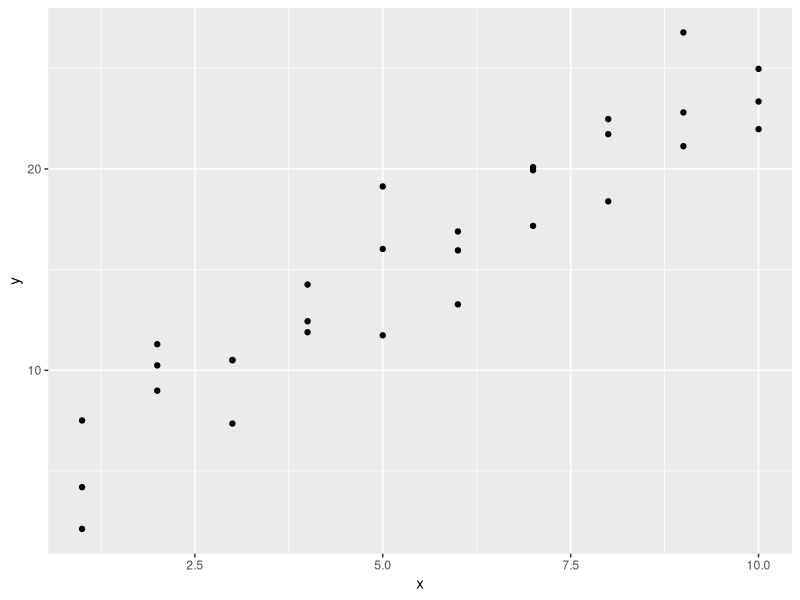
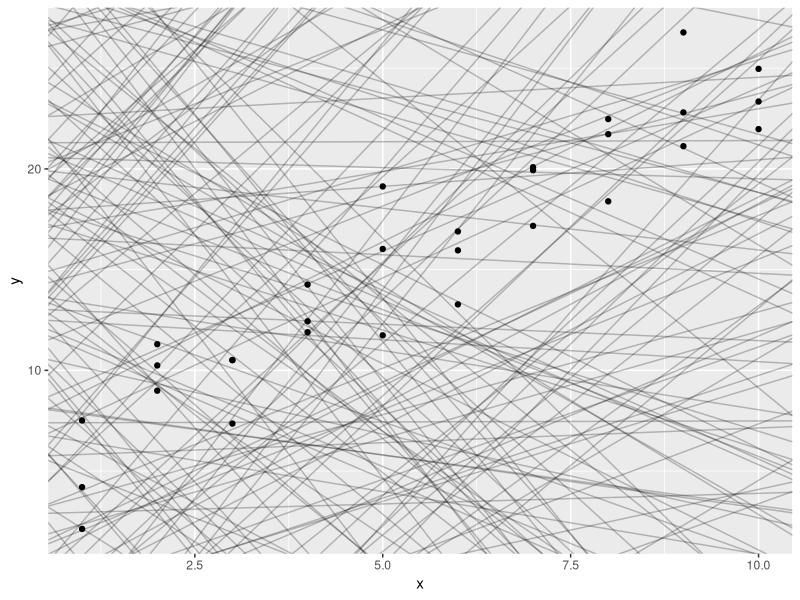
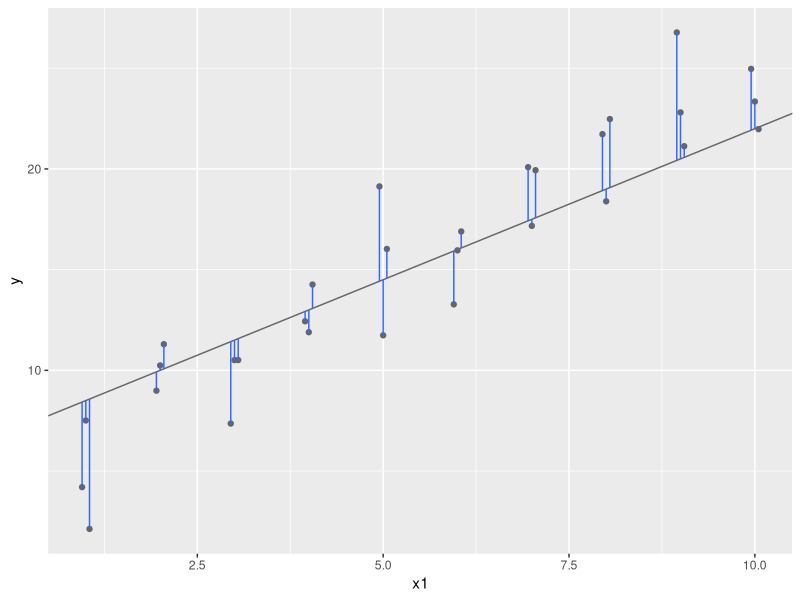
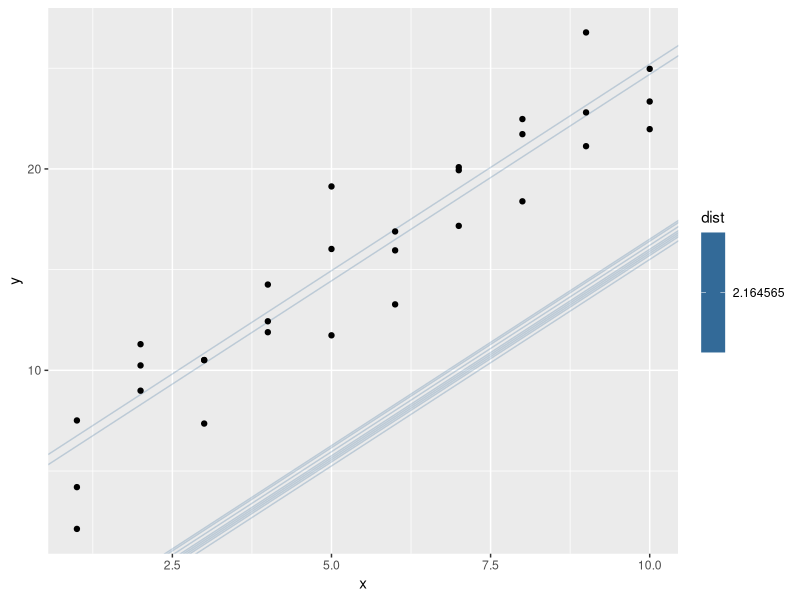
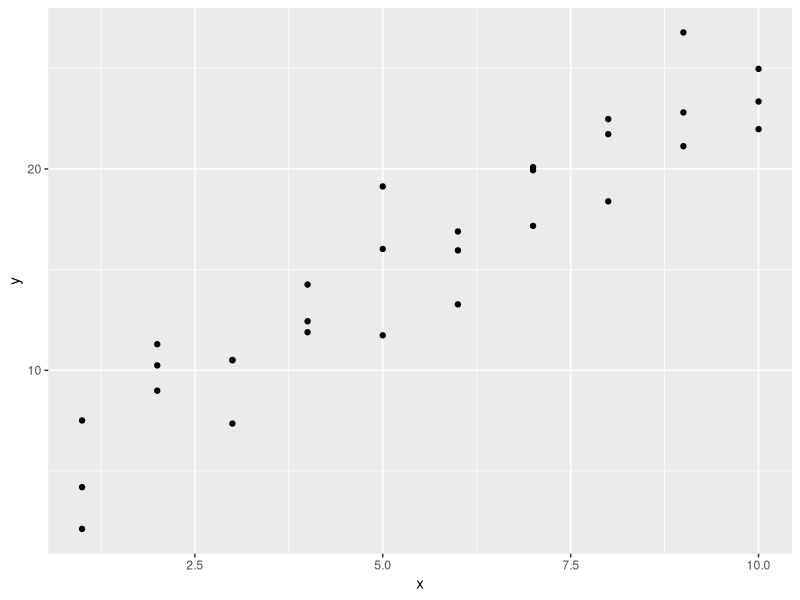

Source code (R) for these figures, in order: (Note: this script raises an error after producing the figures.)
## ---- chunk 1
library(tidyverse)

library(modelr)
options(na.action = na.warn)
## ---- chunk 2
ggplot(sim1, aes(x, y)) + 
  geom_point()
## ---- chunk 3
models <- tibble(
  a1 = runif(250, -20, 40),
  a2 = runif(250, -5, 5)
)

ggplot(sim1, aes(x, y)) + 
  geom_abline(aes(intercept = a1, slope = a2), data = models, alpha = 1/4) +
  geom_point() 
## ---- chunk 4
dist1 <- sim1 %>% 
  mutate(
    dodge = rep(c(-1, 0, 1) / 20, 10),
    x1 = x + dodge,
    pred = 7 + x1 * 1.5
  )

ggplot(dist1, aes(x1, y)) + 
  geom_abline(intercept = 7, slope = 1.5, colour = "grey40") +
  geom_point(colour = "grey40") +
  geom_linerange(aes(ymin = y, ymax = pred), colour = "#3366FF") 
## ---- chunk 5
model1 <- function(a, data) {
  a[1] + data$x * a[2]
}
model1(c(7, 1.5), sim1)
## ---- chunk 6
sim1$y - model1(c(7, 1.5), sim1)
## ---- chunk 7
distancia <- function(param, datos) {datos$y-model1(param, datos)}

distancia(c(1,1.5), sim1)
distancia(c(7,1.5), sim1)
## ---- chunk 8
distancia(unlist(models[1,]), sim1)
## ---- chunk 9
grid <- expand.grid(
a1 = seq(-5, 5, length = 100),
a2 = seq(1, 3, length = 100)
)
## ---- chunk 10
distancia1 <- function(mod, data) {
  diff <- data$y - model1(mod, data)
  sqrt(mean(diff ^ 2))
}
## ---- chunk 11
grid$dist <- sapply(1:nrow(grid), function(row) sd(distancia(c(grid$a1[row], grid$a2[row]), sim1)))
## ---- chunk 12
ggplot(sim1, aes(x, y)) + geom_abline(aes(intercept = a1, slope = a2, color=dist), data = head(arrange(grid, dist), 10), alpha = 1/4) +   geom_point()
## ---- chunk 13
(best <- optim(c(0, 0), distancia1, data = sim1))
## ---- chunk 14
sim1_mod <- lm(y ~ x, data = sim1)
coef(sim1_mod)
summary(sim1_mod)
## ---- chunk 15


?data_grid
grid <- sim1 %>% data_grid(x)
grid
View(sim1)
grid
grid %>% add_predictions(sim1_mod)
grid <- grid %>% add_predictions(sim1_mod)
ggplot(sim1, aes(x, y)) + geom_point()
ggplot(sim1, aes(x, y)) + geom_point() + geom_point(data=grid, aes(x, pred), color=red)
ggplot(sim1, aes(x, y)) + geom_point() + geom_point(data=grid, aes(x, pred), color="red")
ggplot(sim1, aes(x, y)) + geom_point() + geom_point(data=grid, aes(x, pred), color="green")
grid <- grid %>% add_residuals(sim1_mod)
?add_residuals
grid <- sim1 %>% data_grid(x)
grid <- grid %>% add_residuals(sim1_mod)
grid <- grid %>% add_residuals(sim1, sim1_mod)
sim1 %>% add_residuals(sim1_mod)
View(grid)
grid <- grid %>% add_predictions(sim1_mod)
View(grid)
View(sim1 %>% add_residuals(sim1_mod))
sim1_red <- sim1 %>% add_residuals(sim1_mod)
left_join(sim1_red, grid)
View(sim1_red)
View(left_join(sim1_red, grid))
ggplot(sim1, aes(y, pred)) + geom_line()
ggplot(sim1_red, aes(y, pred)) + geom_line()
sim1_red <- left_join(sim1_red, grid)
ggplot(sim1_red, aes(y, pred)) + geom_line()
ggplot(sim1_red, aes(resid)) + geom_freqpoly(binwidth = 0.5)
ggplot(sim1, aes(x, resid)) +
geom_ref_line(h = 0) +
geom_point()
ggplot(sim1_red, aes(x, resid)) +
geom_ref_line(h = 0) +
geom_point()
